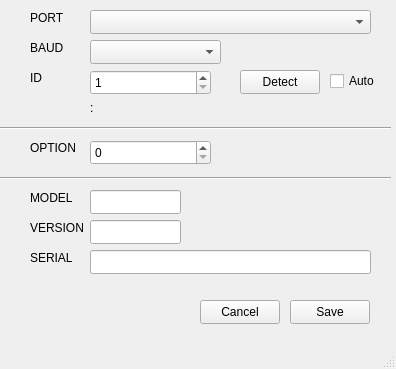
<?xml version="1.0" encoding="UTF-8"?>
<ui version="4.0">
 <class>pa7100_setup_t</class>
 <widget class="QMainWindow" name="pa7100_setup_t">
  <property name="geometry">
   <rect>
    <x>0</x>
    <y>0</y>
    <width>396</width>
    <height>369</height>
   </rect>
  </property>
  <property name="windowTitle">
   <string>pa7100_setup_t</string>
  </property>
  <widget class="QWidget" name="centralwidget">
   <widget class="QComboBox" name="uart_combobox">
    <property name="geometry">
     <rect>
      <x>90</x>
      <y>10</y>
      <width>281</width>
      <height>24</height>
     </rect>
    </property>
   </widget>
   <widget class="QLabel" name="label">
    <property name="geometry">
     <rect>
      <x>30</x>
      <y>10</y>
      <width>58</width>
      <height>16</height>
     </rect>
    </property>
    <property name="text">
     <string>PORT</string>
    </property>
   </widget>
   <widget class="QComboBox" name="baud_combobox">
    <property name="geometry">
     <rect>
      <x>90</x>
      <y>40</y>
      <width>131</width>
      <height>24</height>
     </rect>
    </property>
    <property name="editable">
     <bool>false</bool>
    </property>
   </widget>
   <widget class="QLabel" name="label_2">
    <property name="geometry">
     <rect>
      <x>30</x>
      <y>40</y>
      <width>58</width>
      <height>16</height>
     </rect>
    </property>
    <property name="text">
     <string>BAUD</string>
    </property>
   </widget>
   <widget class="QSpinBox" name="id_spinbox">
    <property name="geometry">
     <rect>
      <x>90</x>
      <y>70</y>
      <width>121</width>
      <height>25</height>
     </rect>
    </property>
    <property name="minimum">
     <number>1</number>
    </property>
    <property name="maximum">
     <number>247</number>
    </property>
   </widget>
   <widget class="QLabel" name="label_3">
    <property name="geometry">
     <rect>
      <x>30</x>
      <y>70</y>
      <width>58</width>
      <height>16</height>
     </rect>
    </property>
    <property name="text">
     <string>ID</string>
    </property>
   </widget>
   <widget class="QLineEdit" name="serialno_display">
    <property name="geometry">
     <rect>
      <x>90</x>
      <y>250</y>
      <width>281</width>
      <height>24</height>
     </rect>
    </property>
    <property name="readOnly">
     <bool>true</bool>
    </property>
   </widget>
   <widget class="Line" name="line">
    <property name="geometry">
     <rect>
      <x>0</x>
      <y>170</y>
      <width>391</width>
      <height>16</height>
     </rect>
    </property>
    <property name="orientation">
     <enum>Qt::Horizontal</enum>
    </property>
   </widget>
   <widget class="QLabel" name="label_4">
    <property name="geometry">
     <rect>
      <x>30</x>
      <y>250</y>
      <width>58</width>
      <height>16</height>
     </rect>
    </property>
    <property name="text">
     <string>SERIAL</string>
    </property>
   </widget>
   <widget class="QLabel" name="label_5">
    <property name="geometry">
     <rect>
      <x>30</x>
      <y>190</y>
      <width>58</width>
      <height>16</height>
     </rect>
    </property>
    <property name="text">
     <string>MODEL</string>
    </property>
   </widget>
   <widget class="QLineEdit" name="model_display">
    <property name="geometry">
     <rect>
      <x>90</x>
      <y>190</y>
      <width>91</width>
      <height>24</height>
     </rect>
    </property>
    <property name="readOnly">
     <bool>true</bool>
    </property>
   </widget>
   <widget class="QLabel" name="label_6">
    <property name="geometry">
     <rect>
      <x>30</x>
      <y>220</y>
      <width>58</width>
      <height>16</height>
     </rect>
    </property>
    <property name="text">
     <string>VERSION</string>
    </property>
   </widget>
   <widget class="QLineEdit" name="version_display">
    <property name="geometry">
     <rect>
      <x>90</x>
      <y>220</y>
      <width>91</width>
      <height>24</height>
     </rect>
    </property>
    <property name="readOnly">
     <bool>true</bool>
    </property>
   </widget>
   <widget class="QLabel" name="label_7">
    <property name="geometry">
     <rect>
      <x>30</x>
      <y>140</y>
      <width>58</width>
      <height>16</height>
     </rect>
    </property>
    <property name="text">
     <string>OPTION</string>
    </property>
   </widget>
   <widget class="QSpinBox" name="option_spinbox">
    <property name="geometry">
     <rect>
      <x>90</x>
      <y>140</y>
      <width>121</width>
      <height>25</height>
     </rect>
    </property>
   </widget>
   <widget class="Line" name="line_2">
    <property name="geometry">
     <rect>
      <x>0</x>
      <y>120</y>
      <width>391</width>
      <height>16</height>
     </rect>
    </property>
    <property name="orientation">
     <enum>Qt::Horizontal</enum>
    </property>
   </widget>
   <widget class="QPushButton" name="detect_button">
    <property name="geometry">
     <rect>
      <x>240</x>
      <y>70</y>
      <width>80</width>
      <height>24</height>
     </rect>
    </property>
    <property name="text">
     <string>Detect</string>
    </property>
   </widget>
   <widget class="QLabel" name="line_status_display">
    <property name="geometry">
     <rect>
      <x>90</x>
      <y>100</y>
      <width>291</width>
      <height>16</height>
     </rect>
    </property>
    <property name="text">
     <string>:</string>
    </property>
   </widget>
   <widget class="QCheckBox" name="auto_detect_checkbox">
    <property name="geometry">
     <rect>
      <x>330</x>
      <y>70</y>
      <width>83</width>
      <height>22</height>
     </rect>
    </property>
    <property name="text">
     <string>Auto</string>
    </property>
   </widget>
   <widget class="QPushButton" name="save_button">
    <property name="geometry">
     <rect>
      <x>290</x>
      <y>300</y>
      <width>80</width>
      <height>24</height>
     </rect>
    </property>
    <property name="text">
     <string>Save</string>
    </property>
   </widget>
   <widget class="QPushButton" name="cancel_button">
    <property name="geometry">
     <rect>
      <x>200</x>
      <y>300</y>
      <width>80</width>
      <height>24</height>
     </rect>
    </property>
    <property name="text">
     <string>Cancel</string>
    </property>
   </widget>
  </widget>
  <widget class="QMenuBar" name="menubar">
   <property name="geometry">
    <rect>
     <x>0</x>
     <y>0</y>
     <width>396</width>
     <height>21</height>
    </rect>
   </property>
  </widget>
  <widget class="QStatusBar" name="statusbar"/>
 </widget>
 <resources/>
 <connections/>
</ui>
